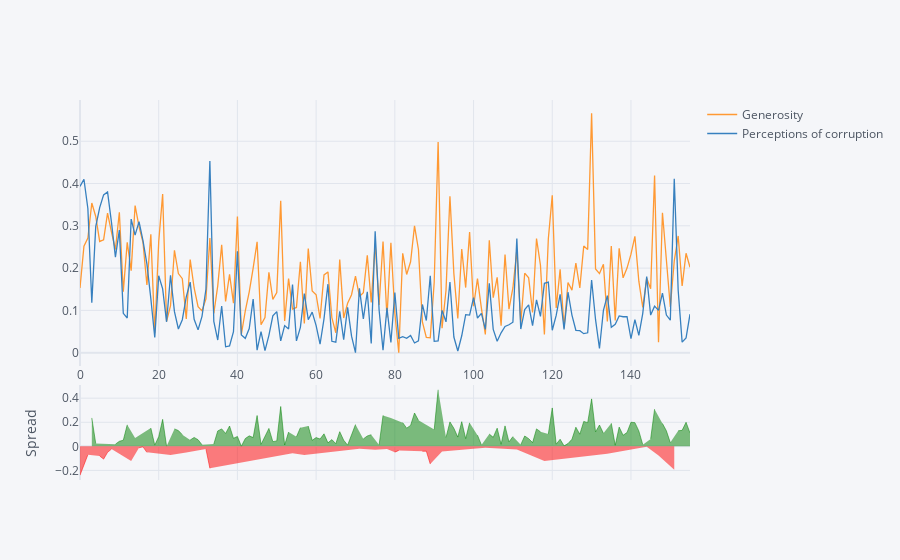

The notebook cell saved with this chart:
### Markdown cell above
#### Comparison between Generosity and Perceptions of Corruption

### Code cell
df[['Generosity','Perceptions of corruption']].iplot(kind='spread')

### Figure 1 — Plotly figure (JSON) as saved in the notebook; plotly's stock layout.template omitted (floating-point values rounded to 4 significant figures; data arrays with more than 128 entries replaced by an {"elided": "..."} marker saying what was removed)
{"data": [{"line": {"color": "rgba(255, 153, 51, 1.0)", "dash": "solid", "shape": "linear", "width": 1.3}, "mode": "lines", "name": "Generosity", "text": "", "type": "scatter", "x": {"elided": "156 int values"}, "y": {"elided": "156 float values"}}, {"line": {"color": "rgba(55, 128, 191, 1.0)", "dash": "solid", "shape": "linear", "width": 1.3}, "mode": "lines", "name": "Perceptions of corruption", "text": "", "type": "scatter", "x": {"elided": "156 int values"}, "y": {"elided": "156 float values"}}, {"connectgaps": false, "fill": "tozeroy", "line": {"color": "green", "dash": "solid", "shape": "linear", "width": 0.5}, "mode": "lines", "name": "Spread", "showlegend": false, "type": "scatter", "x": {"elided": "156 int values"}, "xaxis": "x2", "y": {"elided": "156 mixed values"}, "yaxis": "y2"}, {"connectgaps": false, "fill": "tozeroy", "line": {"color": "red", "dash": "solid", "shape": "linear", "width": 0.5}, "mode": "lines", "name": "Spread", "showlegend": false, "type": "scatter", "x": {"elided": "156 int values"}, "xaxis": "x2", "y": {"elided": "156 mixed values"}, "yaxis": "y2"}], "layout": {"hovermode": "x", "legend": {"bgcolor": "#F5F6F9", "font": {"color": "#4D5663"}}, "paper_bgcolor": "#F5F6F9", "plot_bgcolor": "#F5F6F9", "title": {"font": {"color": "#4D5663"}}, "xaxis": {"gridcolor": "#E1E5ED", "showgrid": true, "tickfont": {"color": "#4D5663"}, "title": {"font": {"color": "#4D5663"}, "text": ""}, "zerolinecolor": "#E1E5ED"}, "xaxis2": {"anchor": "y2", "gridcolor": "#E1E5ED", "showgrid": true, "showticklabels": false, "tickfont": {"color": "#4D5663"}, "title": {"font": {"color": "#4D5663"}, "text": ""}, "zerolinecolor": "#E1E5ED"}, "yaxis": {"domain": [0.3, 1], "gridcolor": "#E1E5ED", "showgrid": true, "tickfont": {"color": "#4D5663"}, "title": {"font": {"color": "#4D5663"}, "text": ""}, "zerolinecolor": "#E1E5ED"}, "yaxis2": {"domain": [0, 0.25], "gridcolor": "#E1E5ED", "showgrid": true, "tickfont": {"color": "#4D5663"}, "title": {"font": {"color": "#4D5663"}, "text": "Spread"}, "zerolinecolor": "#E1E5ED"}}}
